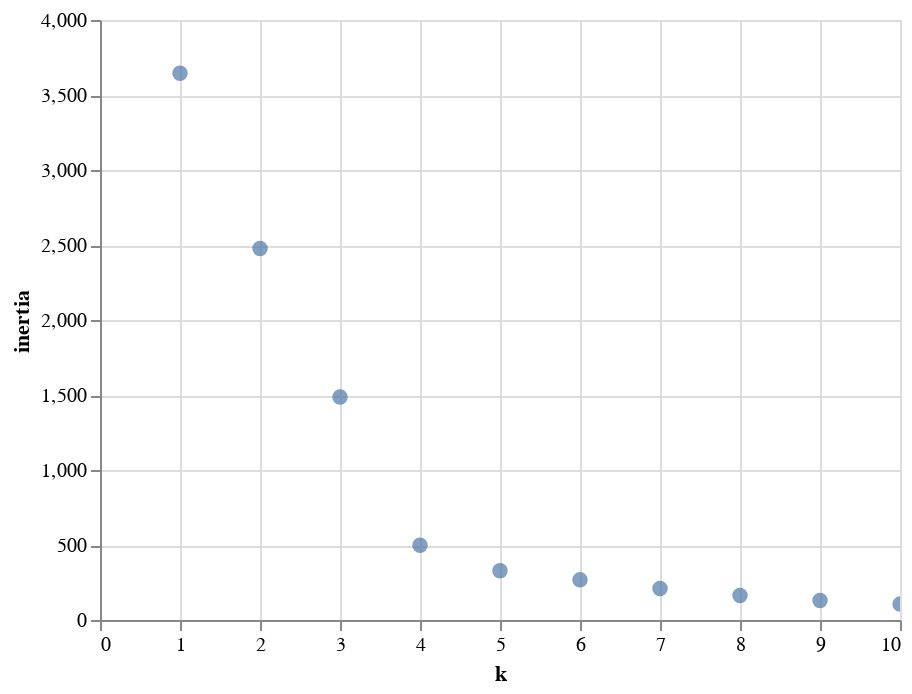

Notebook code for this chart:
### Markdown cell above
### Clustering Crytocurrencies Using K-Means

#### Find the Best Value for `k` Using the Elbow Curve

### Code cell
inertia = []
k = list(range(1, 11))

# Calculate the inertia for the range of k values
for i in k:
    km = KMeans(n_clusters=i, random_state=0)
    km.fit(X_pca_df)
    inertia.append(km.inertia_)

import altair as alt
# Create the Elbow Curve using altair
elbow_data = {"k": k, "inertia": inertia}
df_elbow = pd.DataFrame(elbow_data)
alt.Chart(df_elbow).mark_circle(size=60).encode(
    x="k",
    y="inertia"
).interactive()

### Figure 1 — Vega-Lite specification as saved in the notebook (floating-point values rounded to 4 significant figures)
{"config": {"view": {"continuousWidth": 400, "continuousHeight": 300}}, "data": {"name": "data-c67ab711e8e27f093eda59386c704dd4"}, "mark": {"type": "circle", "size": 60}, "encoding": {"x": {"type": "quantitative", "field": "k"}, "y": {"type": "quantitative", "field": "inertia"}}, "selection": {"selector001": {"type": "interval", "bind": "scales", "encodings": ["x", "y"]}}, "$schema": "https://vega.github.io/schema/vega-lite/v4.8.1.json", "datasets": {"data-c67ab711e8e27f093eda59386c704dd4": [{"k": 1, "inertia": 3645.0}, {"k": 2, "inertia": 2476.0}, {"k": 3, "inertia": 1487.0}, {"k": 4, "inertia": 498.3}, {"k": 5, "inertia": 328.3}, {"k": 6, "inertia": 267.6}, {"k": 7, "inertia": 210.4}, {"k": 8, "inertia": 162.9}, {"k": 9, "inertia": 130.2}, {"k": 10, "inertia": 105.9}]}}
